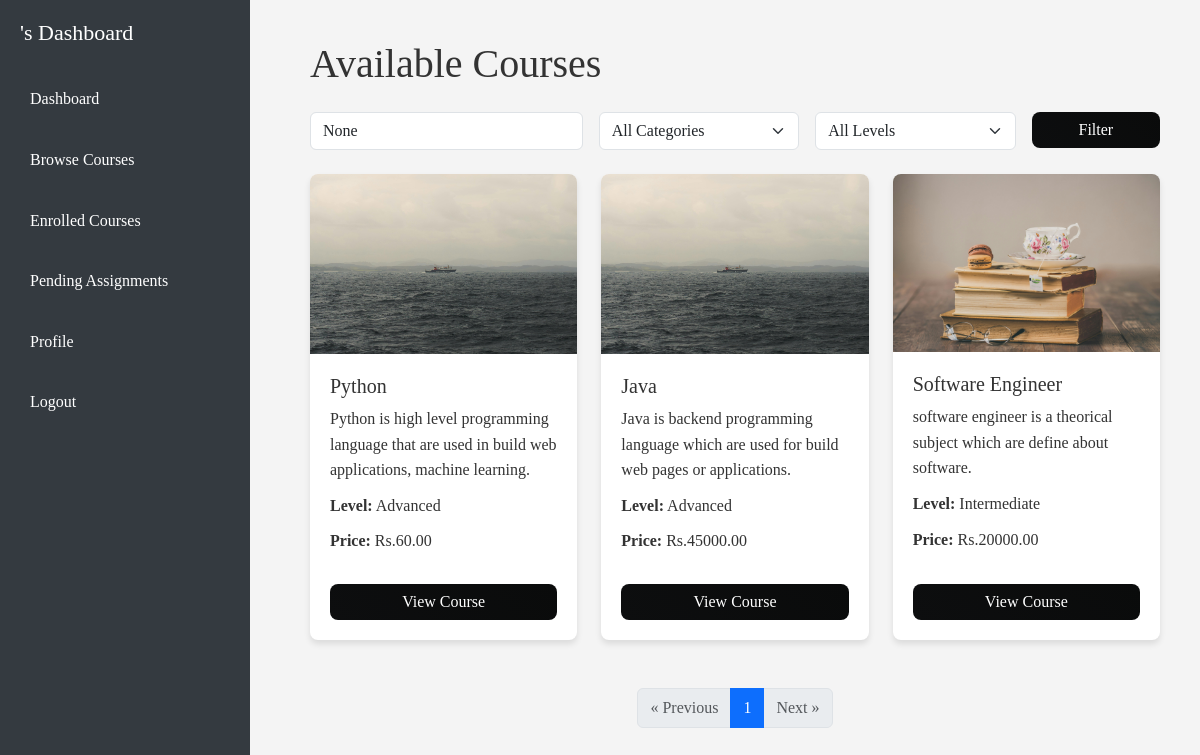
The app's page /lms/courses/ with its own data.
### lms/models.py (models this page shows, shortened)
class Course(models.Model):
    LEVEL_CHOICES = [
        ('beginner', 'Beginner'),
        ('intermediate', 'Intermediate'),
        ('advanced', 'Advanced'),
    ]
    title = models.CharField(max_length=200)
    description = models.TextField()
    instructor = models.ForeignKey(User, on_delete=models.CASCADE, related_name='courses_taught')
    category = models.ForeignKey(CourseCategory, on_delete=models.SET_NULL, null=True)
    level = models.CharField(max_length=20, choices=LEVEL_CHOICES, default='beginner')
    price = models.DecimalField(max_digits=10, decimal_places=2, default=0.00)
    duration_hours = models.PositiveIntegerField(default=0)
    thumbnail = models.ImageField(upload_to='course_thumbnails/', blank=True, null=True)
    is_published = models.BooleanField(default=False)
    created_at = models.DateTimeField(auto_now_add=True)
    updated_at = models.DateTimeField(auto_now=True)

### lms/views.py (the view, shortened to what this page needs)
# urls.py: path('courses/', course_list, name='course_list'),
def course_list(request):
    courses = Course.objects.filter(is_published=True)
    category = request.GET.get('category')
    level = request.GET.get('level')
    search = request.GET.get('search')
    if category:
        courses = courses.filter(category__id=category)  # use ID for matching
    if level:
        courses = courses.filter(level=level)
    paginator = Paginator(courses, 6)
    page_number = request.GET.get('page')
    page_obj = paginator.get_page(page_number)
    context = {
        "page_obj": page_obj,
        "categories": CourseCategory.objects.all(),
        "selected_category": category,
        "selected_level": level,
        "search_query": search,
    }
    return render(request, 'course_list.html', context)

### templates/course_list.html (shortened to what this page needs)
{% load static %}
<!DOCTYPE html>
<html lang="en">
<head>
  <link href="https://cdn.jsdelivr.net/npm/bootstrap@5.3.0/dist/css/bootstrap.min.css" rel="stylesheet">
</head>
<body>
  <div class="sidebar">
    <h2>{{ user.first_name }}'s Dashboard</h2>
    <a href="{% url 'student_dashboard' %}">Dashboard</a>
    <a href="{% url 'course_list' %}">Browse Courses</a>
    <a href="{% url 'enrolled_course' %}">Enrolled Courses</a>
    <a href="{% url 'pending_assignments' %}">Pending Assignments</a>
    <a href="{% url 'student_profile' %}">Profile</a>
    <a href="{% url 'signout' %}">Logout</a>
  </div>
  <div class="main-content">
    <h1 class="mb-4">Available Courses</h1>
    <form method="get" class="row g-3 mb-4">
        <div class="col-md-4">
            <input type="text" name="search" class="form-control"
                   placeholder="Search courses..."
                   value="{{ search_query }}">
        </div>
        <div class="col-md-3">
            <select name="category" class="form-select">
                <option value="">All Categories</option>
            </select>
        </div>
        <div class="col-md-3">
            <select name="level" class="form-select">
                <option value="">All Levels</option>
            </select>
        </div>
        <div class="col-md-2">
            <button type="submit" class="btn btn-primary w-100">Filter</button>
        </div>
    </form>
    {% if page_obj.object_list %}
    <div class="row g-4">
        {% for course in page_obj.object_list %}
        <div class="col-md-4">
            <div class="course-card">
                {% if course.thumbnail %}
                    <img src="{{ course.thumbnail.url }}" alt="{{ course.title }}">
                {% else %}
                    <img src="{% static 'images/pic1.jpg' %}" alt="Default thumbnail">
                {% endif %}
                <div class="card-body d-flex flex-column">
                    <h5>{{ course.title }}</h5>
                    <p>{{ course.description|truncatewords:20 }}</p>
                    <p><strong>Level:</strong> {{ course.get_level_display }}</p>
                    <p><strong>Price:</strong> {% if course.price > 0 %} Rs.{{ course.price }} {% else %} Free {% endif %}</p>
                    <a href="{% url 'course_detail' course.id %}" class="btn btn-primary mt-auto">View Course</a>
                </div>
            </div>
        </div>
        {% endfor %}
    </div>
    <nav aria-label="Page navigation" class="mt-5">
        <ul class="pagination justify-content-center">
            {% if page_obj.has_previous %}
                <li class="page-item">
                    <a class="page-link" href="?{% if request.GET %}{{ request.GET.urlencode }}&{% endif %}page={{ page_obj.previous_page_number }}">&laquo; Previous</a>
                </li>
            {% else %}
                <li class="page-item disabled"><span class="page-link">&laquo; Previous</span></li>
            {% endif %}
            {% for num in page_obj.paginator.page_range %}
                {% if page_obj.number == num %}
                    <li class="page-item active"><span class="page-link">{{ num }}</span></li>
                {% elif num > page_obj.number|add:'-3' and num < page_obj.number|add:'3' %}
                    <li class="page-item">
                        <a class="page-link" href="?{% if request.GET %}{{ request.GET.urlencode }}&{% endif %}page={{ num }}">{{ num }}</a>
                    </li>
                {% endif %}
            {% endfor %}
            {% if page_obj.has_next %}
                <li class="page-item">
                    <a class="page-link" href="?{% if request.GET %}{{ request.GET.urlencode }}&{% endif %}page={{ page_obj.next_page_number }}">Next &raquo;</a>
                </li>
            {% else %}
                <li class="page-item disabled"><span class="page-link">Next &raquo;</span></li>
            {% endif %}
        </ul>
    </nav>
    {% else %}
        <p>No courses available at the moment. Please check back later.</p>
    {% endif %}
  </div>
</body>
</html>

### templates/course_list.html (style rules this page uses)
body { font-family: "Times New Roman", serif; line-height: 1.6; color: #333; background: #f4f4f4; margin: 0; }
.sidebar { position: fixed; top: 0; left: 0; width: 250px; height: 100%; background: #343a40; color: #fff; display: flex; flex-direction: column; padding: 20px; }
.sidebar h2 { font-size: 22px; margin-bottom: 30px; }
.sidebar a { color: #fff; text-decoration: none; margin-bottom: 15px; padding: 10px; border-radius: 5px; display: block; font-weight: 500; }
.main-content { margin-left: 270px; padding: 40px; }
.course-card { display: flex; flex-direction: column; border: none; box-shadow: 0 4px 6px rgba(0, 0, 0, 0.1); transition: transform 0.3s ease, box-shadow 0.3s ease; background: #fff; border-radius: 0.5rem; overflow: hidden; height: 100%; margin-bottom: 20px; }
.course-card img { max-height: 180px; object-fit: cover; width: 100%; }
.course-card .card-body { display: flex; flex-direction: column; flex-grow: 1; padding: 20px; }
.course-card p { margin-bottom: 10px; }
.btn { border-radius: 0.5rem; font-weight: 500; transition: all 0.3s ease; }
.btn-primary { background: linear-gradient(45deg, #0d0e0f, #0a0b0b); border: none; color: #fff; }

### records on screen
Course: thumbnail (picture), title "Python", description "Python is high level programming language that are used in build web applications, machine learning.", level "Advanced", price "60.00"
Course: thumbnail (picture), title "Java", description "Java is backend programming language which are used for build web pages or applications.", level "Advanced", price "45000.00"
Course: thumbnail (picture), title "Software Engineer", description "software engineer is a theorical subject which are define about software.", level "Intermediate", price "20000.00"

### other values on screen
{{ num }} "1"
